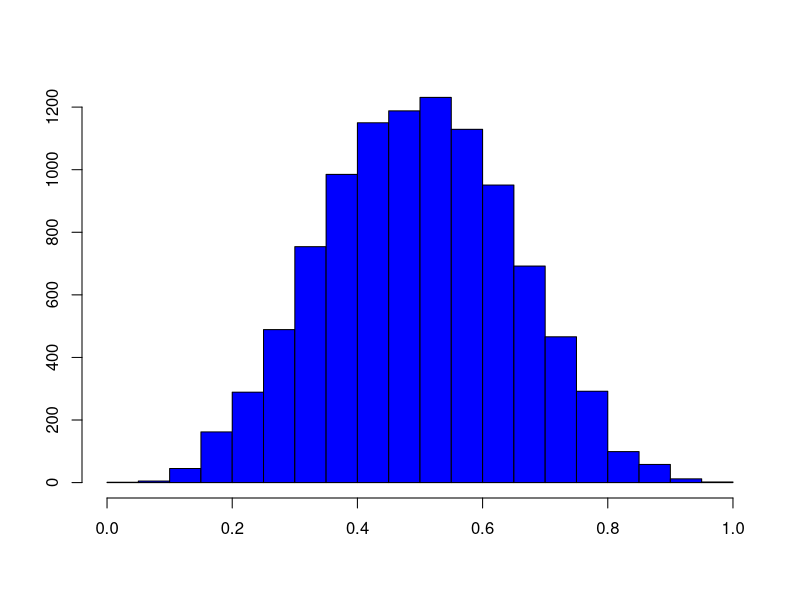
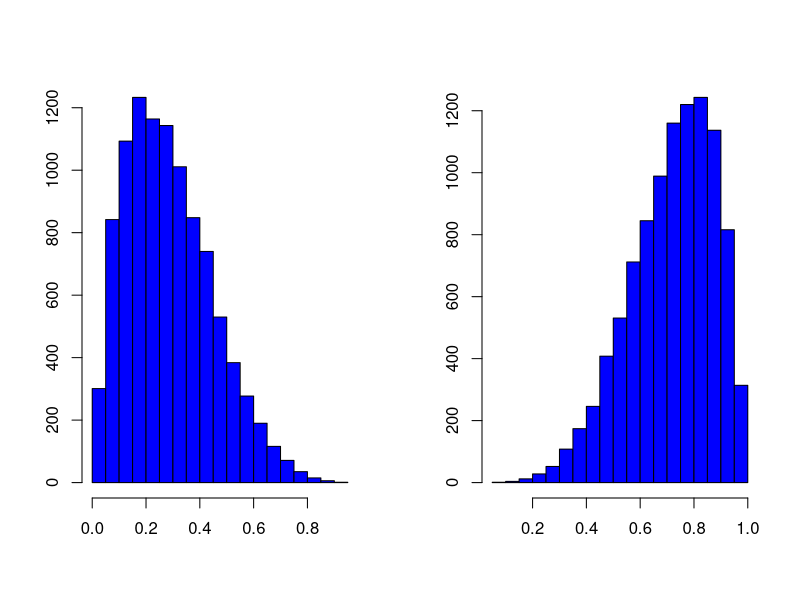
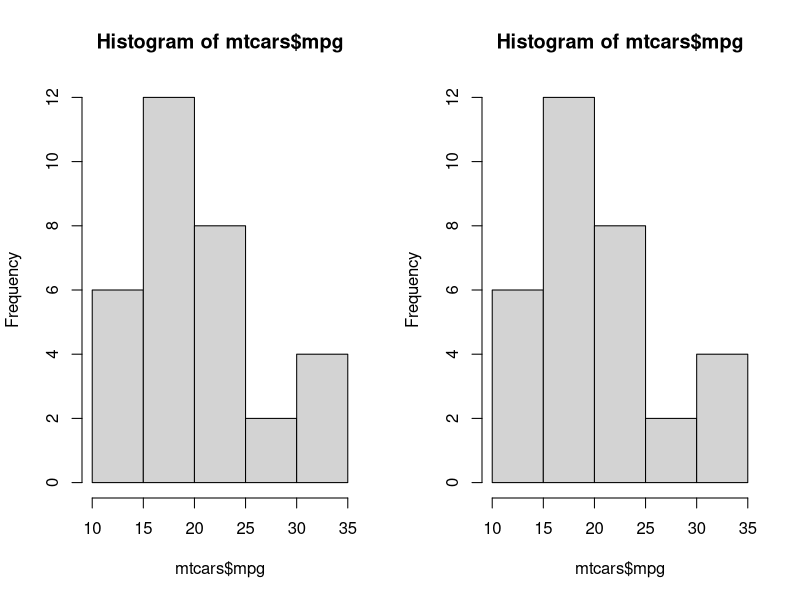
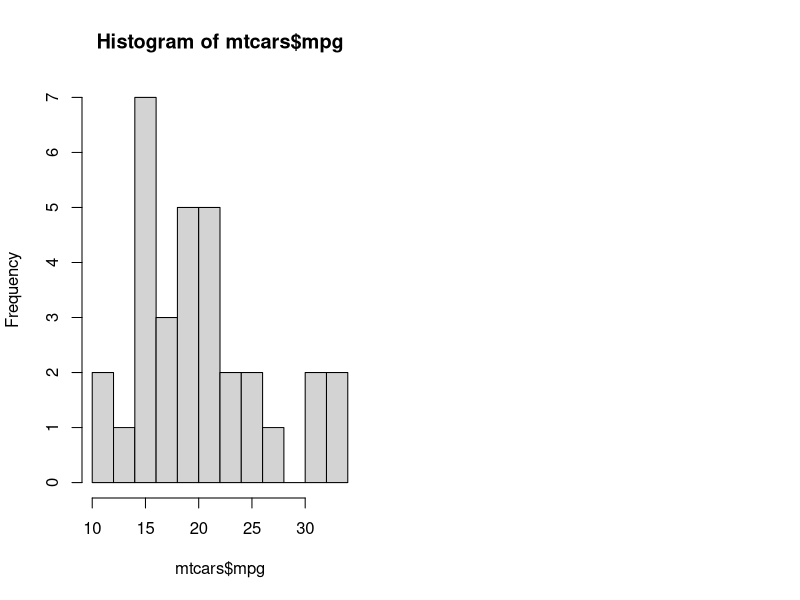
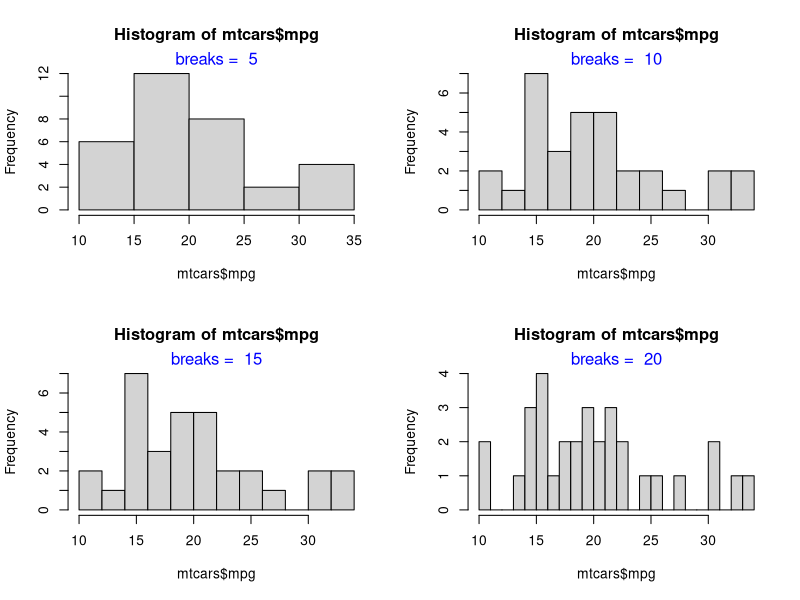
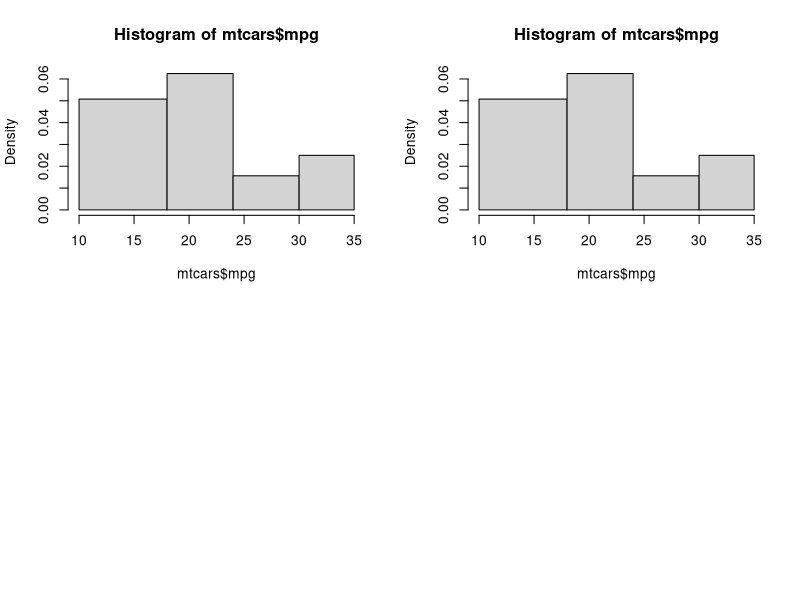
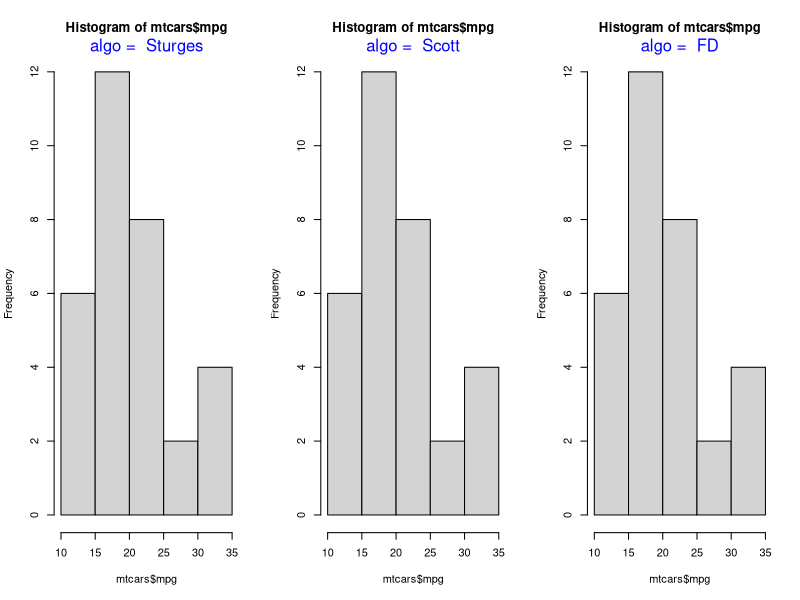
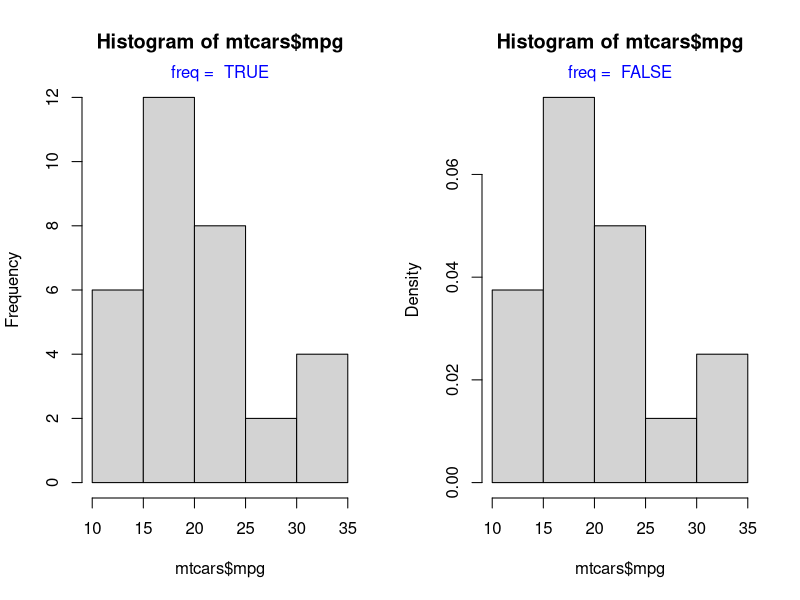

The R script that drew these images, in order:
## ---- chunk 1
hist(rbeta(10000, 5, 5), ann = FALSE, col = 'blue')
## ---- chunk 2
init <- par(no.readonly = TRUE)
par(mfrow = c(1, 2))
hist(rbeta(10000, 2, 5), ann = FALSE, col = 'blue')
hist(rbeta(10000, 5, 2), ann = FALSE, col = 'blue')
## ---- chunk 3
hist(mtcars$mpg)
## ---- chunk 4
# store the results of hist function
h <- hist(mtcars$mpg)

# display number of breaks
h$breaks

# frequency of the intervals
h$counts

# frequency density
h$density

# mid points of the intervals
h$mids

# varible name
h$xname

# whether intervals are of equal size
h$equidist
## ---- chunk 5
hist(mtcars$mpg, breaks = 10)
## ---- chunk 6
init <- par(no.readonly = TRUE)
par(mfrow = c(2, 2))
values <- c(5, 10, 15, 20)
for (i in values) {
    hist(mtcars$mpg, breaks = i)
    mtext(paste("breaks = ", i), side = 3, col = "blue")
}
## ---- chunk 7
hist(mtcars$mpg, breaks = c(10, 18, 24, 30, 35))
## ---- chunk 8
h <- hist(mtcars$mpg, breaks = c(10, 18, 24, 30, 35))
frequency <- h$counts
class_width <- c(8, 6, 6, 5)
rel_freq <- frequency / length(mtcars$mpg)
freq_density <- rel_freq / class_width
d <- data.frame(frequency = frequency, class_width = class_width, relative_frequency = rel_freq, frequency_density = freq_density)
d
## ---- chunk 9
sum(d$frequency_density * d$class_width)
## ---- chunk 10
init <- par(no.readonly = TRUE)
par(mfrow = c(1, 3))
values <- c("Sturges", "Scott", "FD")
for (i in values) {
    hist(mtcars$mpg, breaks = i)
    mtext(paste("algo = ", i), side = 3, col = "blue")
}
## ---- chunk 11
init <- par(no.readonly = TRUE)
par(mfrow = c(1, 2))
values <- c(TRUE, FALSE)
for (i in values) {
    hist(mtcars$mpg, freq = i)
    mtext(paste("freq = ", i), side = 3, col = "blue")
}
## ---- chunk 12
hist(mtcars$mpg, probability = TRUE)
## ---- chunk 13
hist(mtcars$mpg, col = 'blue')
## ---- chunk 14
hist(mtcars$mpg, col = c('red', 'blue', 'green', 'yellow', 'brown'))
## ---- chunk 15
hist(mtcars$mpg, col = c('red', 'blue'))
## ---- chunk 16
hist(mtcars$mpg, border = 'red')
## ---- chunk 17
hist(mtcars$mpg, border = c('red', 'blue', 'green', 'yellow', 'brown'))
## ---- chunk 18
hist(mtcars$mpg, labels = TRUE)
## ---- chunk 19
hist(mtcars$mpg, labels = c("6", "12", "8", "2", "4"))
## ---- chunk 20
hist(mtcars$mpg, labels = TRUE, prob = TRUE,
     ylim = c(0, 0.1), xlab = 'Miles Per Gallon',
     main = 'Distribution of Miles Per Gallon',
     col = rainbow(5))
